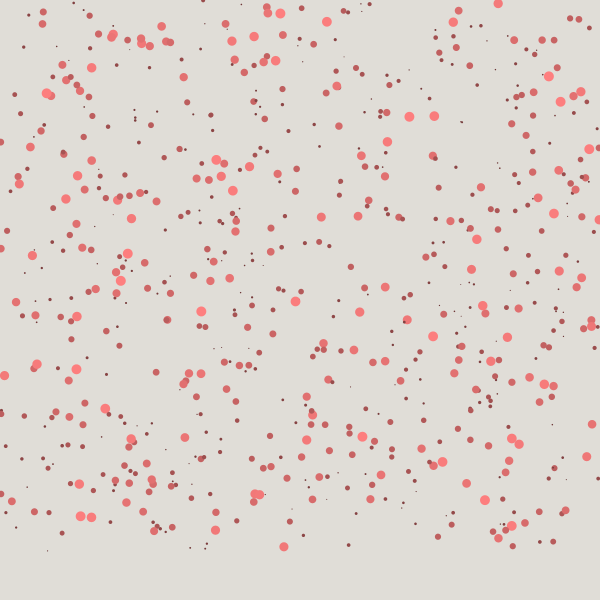
Frame 1 (no input)
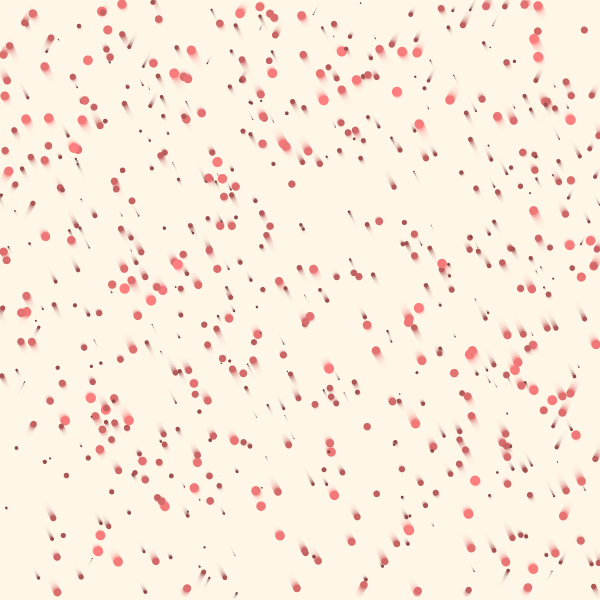
Frame 60 (the mouse pressed at the canvas centre just before this capture)
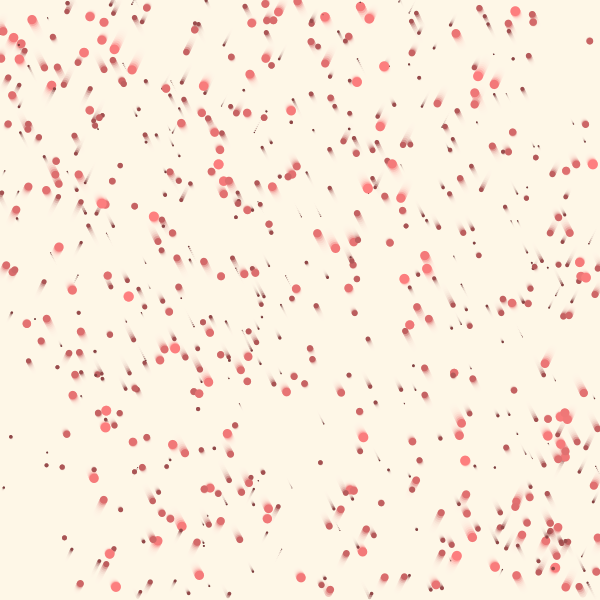
Frame 120 (the mouse held since frame 60 and released just before this capture)

The Processing sketch that drew these frames (run headless with seeded random() and noise(); from frame 60 on, the mouse is pressed at the canvas centre):

// Processing sketch: processing_185966
// ── processing_185966.pde

Spot sp;

ArrayList<Spot> spots;
void setup() {
  size(600, 600);
  smooth();
  noStroke();
//background(0); //uncomment if one wants to switch to color wheel
  spots= new ArrayList<Spot>();

  for (int i=0; i<=700; i=i+1) {
    spots.add(new Spot(random(width),random(height-50), random(1,10), random(-1,1), 0));
  }
}

void draw() {
  
  println(frameRate);
//background(0);
fill(#FFF8E7, 100); //undo if one wants to switch to color wheel, increase transparency
//fill(0, 100);
rect(0, 0, width, height);


  for (int i=0; i<spots.size (); i++) {
    Spot s = spots.get(i);

    s.move(#9CFFCE);
    //s.displayCircle(); undo for color wheel

  }
}

class Spot {
  float x, y;
  float diameter;
  float speed ; 
  color dog;


  int directionX=1;
  int directionY=1;

  Spot(float xpos, float ypos, float dia, float sp, color c ) {
    x=xpos;
    y=ypos;
    diameter=dia;
    speed=sp;
    dog= c;
  }

  void move(color c) {
    
   c=int(speed*50);
   c=int(map(diameter,1,10,100,255));
 
   
             if(speed<0){
             c=int(speed*-50);
             c=int(map(diameter,1,10,100,255));
             }

            if ((y>(height- diameter)) || (y<diameter/4) )  {
            directionY *= -1;
            }
            
           if( x>width|| x<0){
              directionX *= -1;
           }
            
            if(speed==0){
            speed=1;
            }
            
    y+= (speed * directionY*2);
    x+=(speed * directionX);
    
    fill(c,c/2,c/2);
    ellipse(x, y, diameter, diameter); //undo if one wants to switch to color wheel
  }


  void displayCircle() {

    fill(map(sqrt(sq(width/2-x)+sq(height/3-y)), mouseX, mouseY, 50, 255), //r
         map(sqrt(sq(width/3-x)+sq(height/2-y)), mouseX, mouseY, 50, 255),      //g
         map(sqrt(sq(width/1.5-x)+sq(height/2-y)), mouseX, mouseY, 50, 255)  //b
         );   
  
    ellipse((x), (y-2), (diameter), diameter);
  }


}
